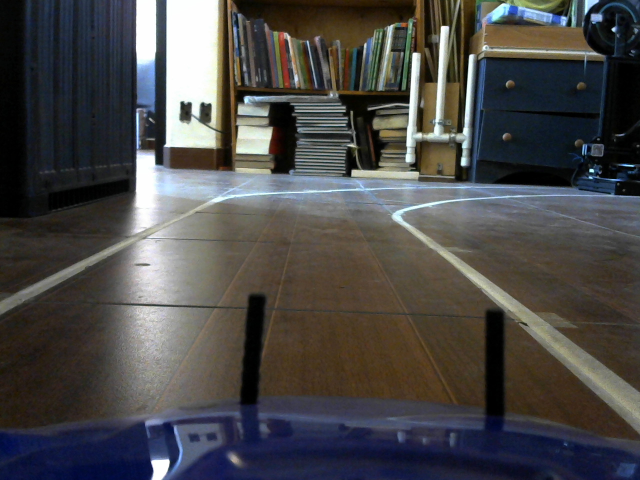
#> input picture melania/robot.jpeg, 1280 x 960 px, given in place of the camera (shown at 1/2 size)
$ python webcam.py
#> lines starting #> are read from the running program, lines starting #| are printed output that depends on the picture; after the words box and inside, x2 and y2 are one past the last pixel; in counts of white or black regions, pixels touching at a corner belong together
#> further down, origFrame is the input picture: shape (960, 1280, 3); mean B, G, R 72.7, 73.1, 74.2
import cv2
#import freenect
import numpy as np
import math
import pandas as pd
import time
import matplotlib.pyplot as plt
import os

leftX = []
leftY = []
rightX = []
rightY = []

detected = pd.DataFrame(columns=('direction', 'leftFitAverage', 'rightFitAverage', 'leftLine', 'rigthLine', 'slopeLeft', 'interceptLeft', 'slopeRight', 'interceptRight' ))

startTime = time.time()
def imageRec(imageRec2):
    gray = cv2.cvtColor(imageRec2, cv2.COLOR_BGR2GRAY)
    canny = cannyImage(gray)
    croppedImage, imageRec2 = regionOfInterest(canny, imageRec2)
    colorMax=np.array([255, 255, 255])
    colorMin=np.array([79,73,57])
    colorInRange = colorRange(coppiedFrame, gray, croppedImage,colorMin,colorMax)
    lines = cv2.HoughLinesP(colorInRange, 1, np.pi/180, 50, minLineLength=20, maxLineGap=50)
    if lines is not None:
        averagedLines, left, right =  averagedSlopeIntercept(coppiedFrame, lines)
        if left:
            cv2.putText(coppiedFrame, '<---', (0, 30), font, 0.8, (255, 0, 0), 2, cv2.LINE_AA)
        elif right:
            cv2.putText(coppiedFrame, '--->', (0, 30), font, 0.8, (0, 255, 0), 2, cv2.LINE_AA)
        else:
            cv2.putText(coppiedFrame, '^', (0, 30), font, 0.8, (0, 0, 255), 2, cv2.LINE_AA)
            timeText = time.strftime("%Y/%m/%d %H:%M:%S %Z", time.localtime())
            cv2.putText(coppiedFrame, timeText, (250, 20), font, 0.8, (255, 255, 255), 2, cv2.LINE_AA)
            lineImage = displayLines(coppiedFrame, averagedLines)
        for line in lines:
            x1, y1, x2, y2 = line[0]
            cv2.line(coppiedFrame, (x1, y1), (x2, y2), (0, 255, 0), 5)
    return imageRec2
def imageReci(imageReci2):
    gray = cv2.cvtColor(imageReci2, cv2.COLOR_BGR2GRAY)
    canny = cannyImage(gray)
    croppedImage, imageReci2 = regionOfInterest(canny, imageReci2)
    colorMax=np.array([255, 255, 255])
    colorMin=np.array([79,73,57])
    colorInRange = colorRange(coppiedFrame, gray, croppedImage,colorMin,colorMax)
    lines = cv2.HoughLinesP(colorInRange, 1, np.pi/180, 50, minLineLength=20, maxLineGap=50)
    if lines is not None:
        averagedLines, left, right =  averagedSlopeIntercept(coppiedFrame, lines)
        if left:
            cv2.putText(coppiedFrame, '<---', (0, 30), font, 0.8, (255, 0, 0), 2, cv2.LINE_AA)
        elif right:
            cv2.putText(coppiedFrame, '--->', (0, 30), font, 0.8, (0, 255, 0), 2, cv2.LINE_AA)
        else:
            cv2.putText(coppiedFrame, '^', (0, 30), font, 0.8, (0, 0, 255), 2, cv2.LINE_AA)
            timeText = time.strftime("%Y/%m/%d %H:%M:%S %Z", time.localtime())
            cv2.putText(coppiedFrame, timeText, (250, 20), font, 0.8, (255, 255, 255), 2, cv2.LINE_AA)
            lineImage = displayLines(coppiedFrame, averagedLines)
        for line in lines:
            x1, y1, x2, y2 = line[0]
            cv2.line(coppiedFrame, (x1, y1), (x2, y2), (0, 255, 0), 5)
    return imageReci2
def cannyImage(cannyGray):
    cannyBlur = cv2.GaussianBlur(cannyGray, (5, 5), 0)
    cannyCanny = cv2.Canny(cannyBlur, 10, 250)
    return cannyCanny

def regionOfInterest(regionImage, toPol):
    regionPolygons = np.array([[(0, 470), (640, 470), (640, 420), (400, 250), (220, 250), (0, 420)]])
    cv2.polylines(toPol,[regionPolygons],True,(0,255,255))
    zeros = np.zeros_like(regionImage)
    cv2.fillPoly(zeros, regionPolygons, 255)
    regionedImage = cv2.bitwise_and(regionImage, regionImage, mask=zeros)
    return regionedImage, toPol

def colorRange(colorFrame, colorGray, colorCropped, colorMax,colorMin):
    colorColor = cv2.bitwise_and(colorFrame, colorFrame, mask = colorCropped)
    colorRanged = cv2.inRange(colorColor, colorMin, colorMax)
    return colorRanged

# [54 lines left out: functions averagedSlopeIntercept, makeCoordinates, displayLines, not called in this run]

def improveImage(frame, a):
#> called with a = 87
    hsvVideo = cv2.cvtColor(frame, cv2.COLOR_BGR2HSV)
#> hsvVideo: shape (960, 1280, 3); mean H, S, V 57.4, 82.6, 84.5
    hsvVideo = hsvVideo.astype(np.uint8)
    h, s, v = cv2.split(hsvVideo)
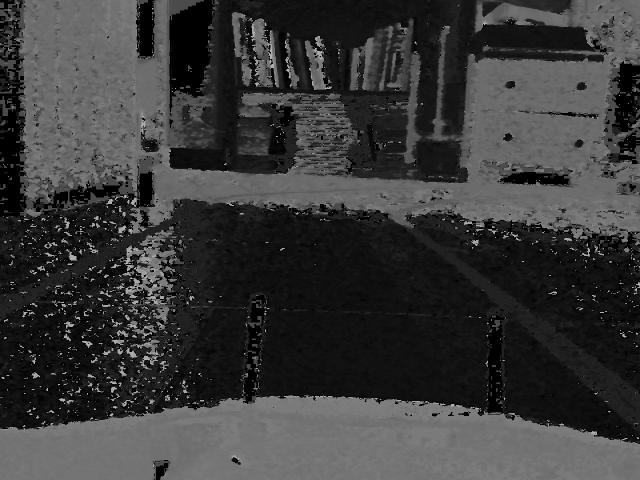
#> h: shape (960, 1280) (shown at 1/2 size); min 0, max 179, mean 57.4
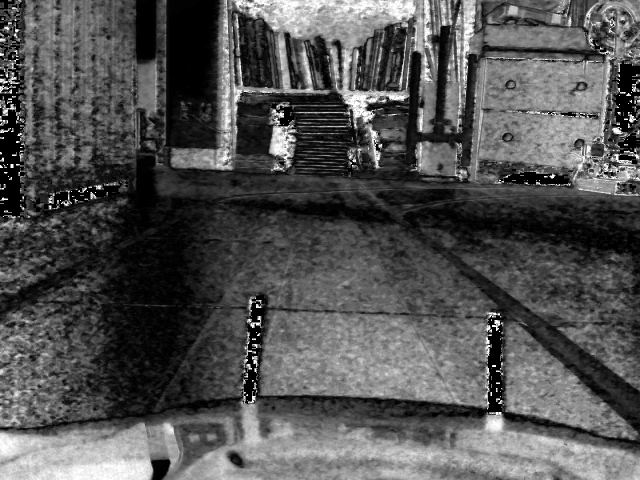
#> s: shape (960, 1280) (shown at 1/2 size); min 0, max 255, mean 82.6
    v += a
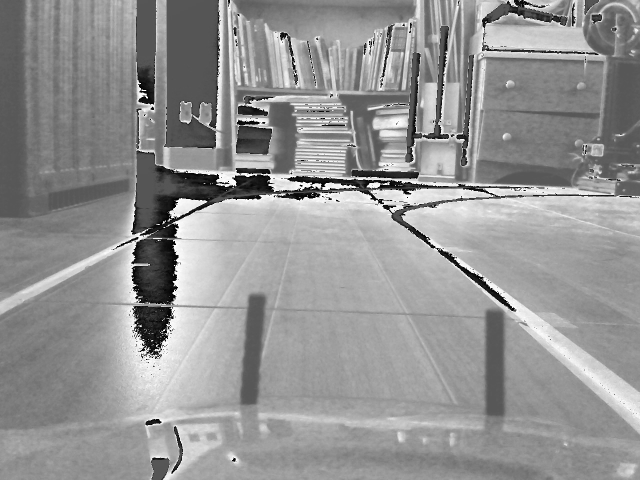
#> v: shape (960, 1280) (shown at 1/2 size); min 0, max 255, mean 147.7
    hsvVideo = cv2.merge((h, s, v))
#> hsvVideo: shape (960, 1280, 3); mean H, S, V 57.4, 82.6, 147.7
    return hsvVideo

if __name__ == '__main__':
    font = cv2.FONT_HERSHEY_SIMPLEX
    camara = cv2.VideoCapture(0)
    vChange = 87

    while True:
        ret, origFrame= camara.read()
        coppiedFrame = np.copy(origFrame)
        hsvVideo = improveImage(origFrame, vChange)
        origFrame = cv2.cvtColor(hsvVideo, cv2.COLOR_HSV2BGR)
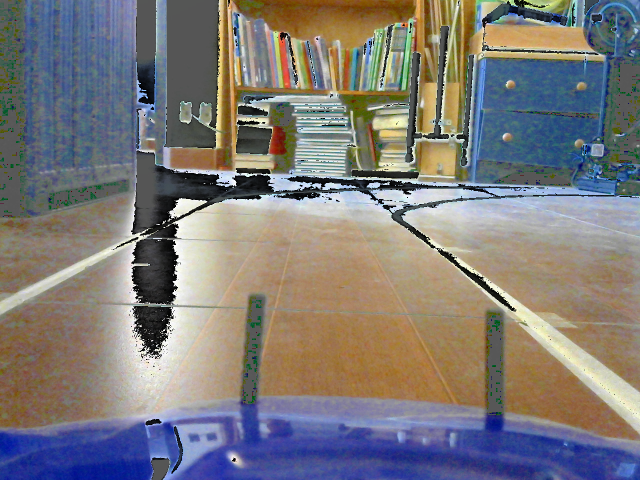
#> origFrame: shape (960, 1280, 3) (shown at 1/2 size); mean B, G, R 121.1, 122.2, 125.5
        origFrames = imageRec(coppiedFrame)
#> in cannyImage, `cannyCanny = cv2.Canny(cannyBlur, 10, 250)`:
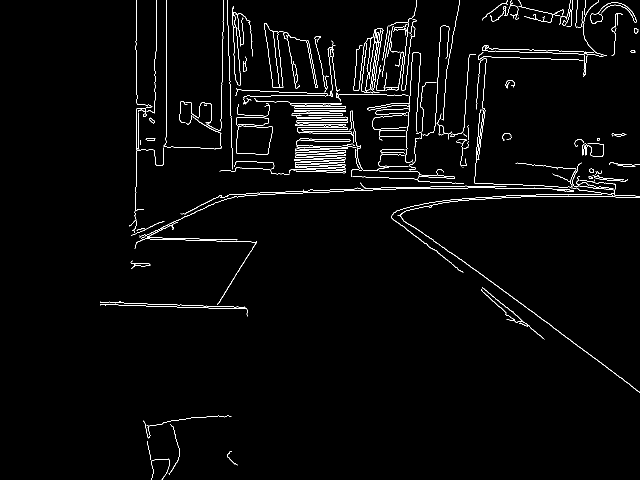
#> cannyCanny: shape (960, 1280) (shown at 1/2 size); 2.1% white in thin lines or dots, all inside (x1, y1, x2, y2) = (200, 0, 1280, 960)
#> in regionOfInterest, `cv2.fillPoly(zeros, regionPolygons, 255)`: zeros: shape (960, 1280); 8.3% white; 1 white region, box (x1, y1, x2, y2) and area: (0, 250, 641, 471) 102391
#> in regionOfInterest, `regionedImage = cv2.bitwise_and(regionImage, regionImage, mask=zeros)`: regionedImage: shape (960, 1280); 0.14% white in thin lines or dots, all inside (x1, y1, x2, y2) = (259, 250, 593, 471)
#> in colorRange, `colorRanged = cv2.inRange(colorColor, colorMin, colorMax)`: colorRanged: shape (960, 1280); every value is 0
#> in imageRec, `lines = cv2.HoughLinesP(colorInRange, 1, np.pi/180, 50, minLineLength=..`: lines = None
        origFrame= imageReci(origFrame)
#> in imageReci, `gray = cv2.cvtColor(imageReci2, cv2.COLOR_BGR2GRAY)`:
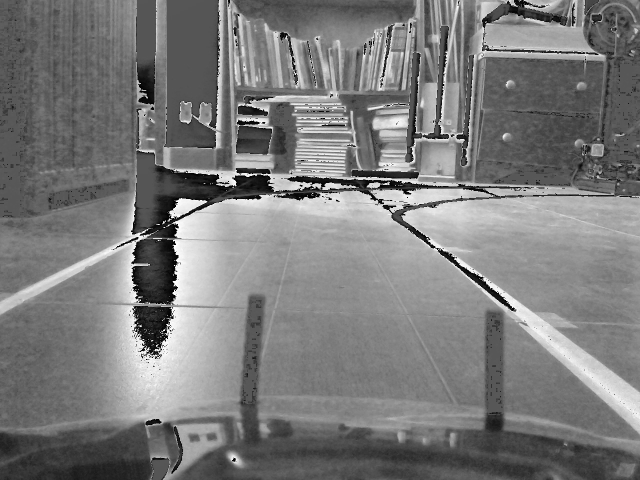
#> gray: shape (960, 1280) (shown at 1/2 size); min 0, max 255, mean 123.1
#> in cannyImage (call 2), `cannyCanny = cv2.Canny(cannyBlur, 10, 250)`: cannyCanny: shape (960, 1280); 3.1% white in thin lines or dots
#> in regionOfInterest (call 2), `regionedImage = cv2.bitwise_and(regionImage, regionImage, mask=zeros)`:
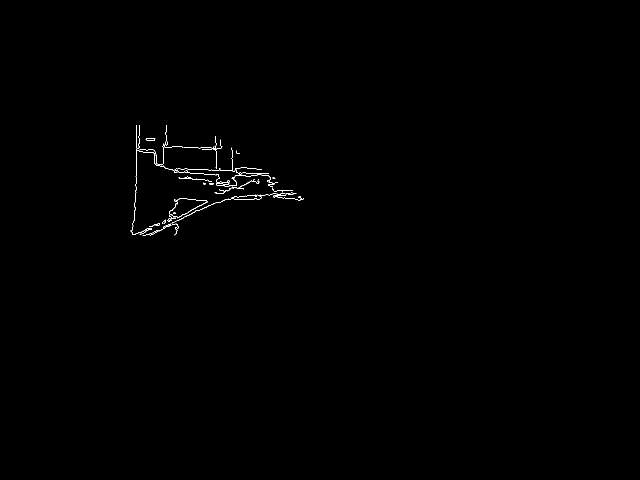
#> regionedImage: shape (960, 1280) (shown at 1/2 size); 0.25% white in thin lines or dots, all inside (x1, y1, x2, y2) = (261, 250, 608, 471)
        k = cv2.waitKey(250)
#> (key Esc is pressed here)
        if k == ord('s'):
            break
        elif k == ord('a') and vChange > 0:
            vChange -= 1
            print(vChange)
        elif k == ord('d') and vChange < 255:
            vChange += 1
            print(vChange)
        cv2.imshow("origFrame", origFrame)
        cv2.imshow("origFrames", origFrames)
        cv2.imshow("hsvVideo", hsvVideo)
        cv2.imshow("coppiedFrameWithLines", coppiedFrame)
    timeSaved = time.strftime("%Y%m%d%H%M%S%Z", time.localtime())
    name1 = 'detected' + timeSaved + '.csv'
    name2 = 'detected' + timeSaved + 'HeadAndIndexFalse.csv'
    detected.to_csv(name1)
    detected.to_csv(name2, header=False, index=False)
    cv2.destroyAllWindows()
